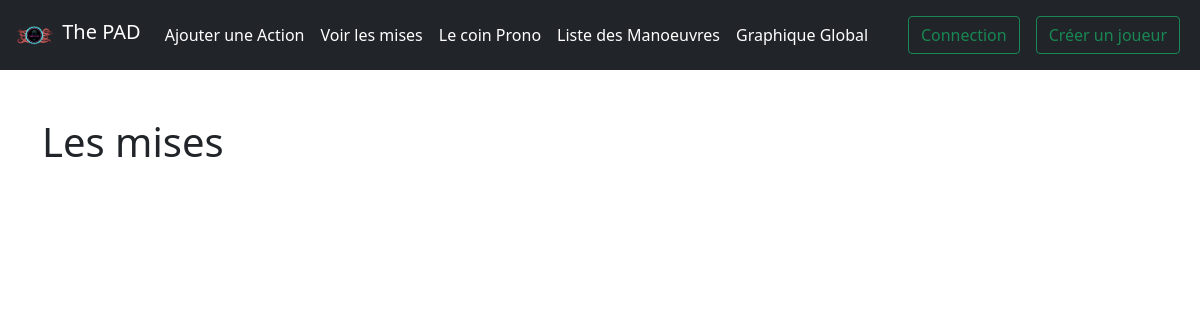
Page /mise on the earlier database version.
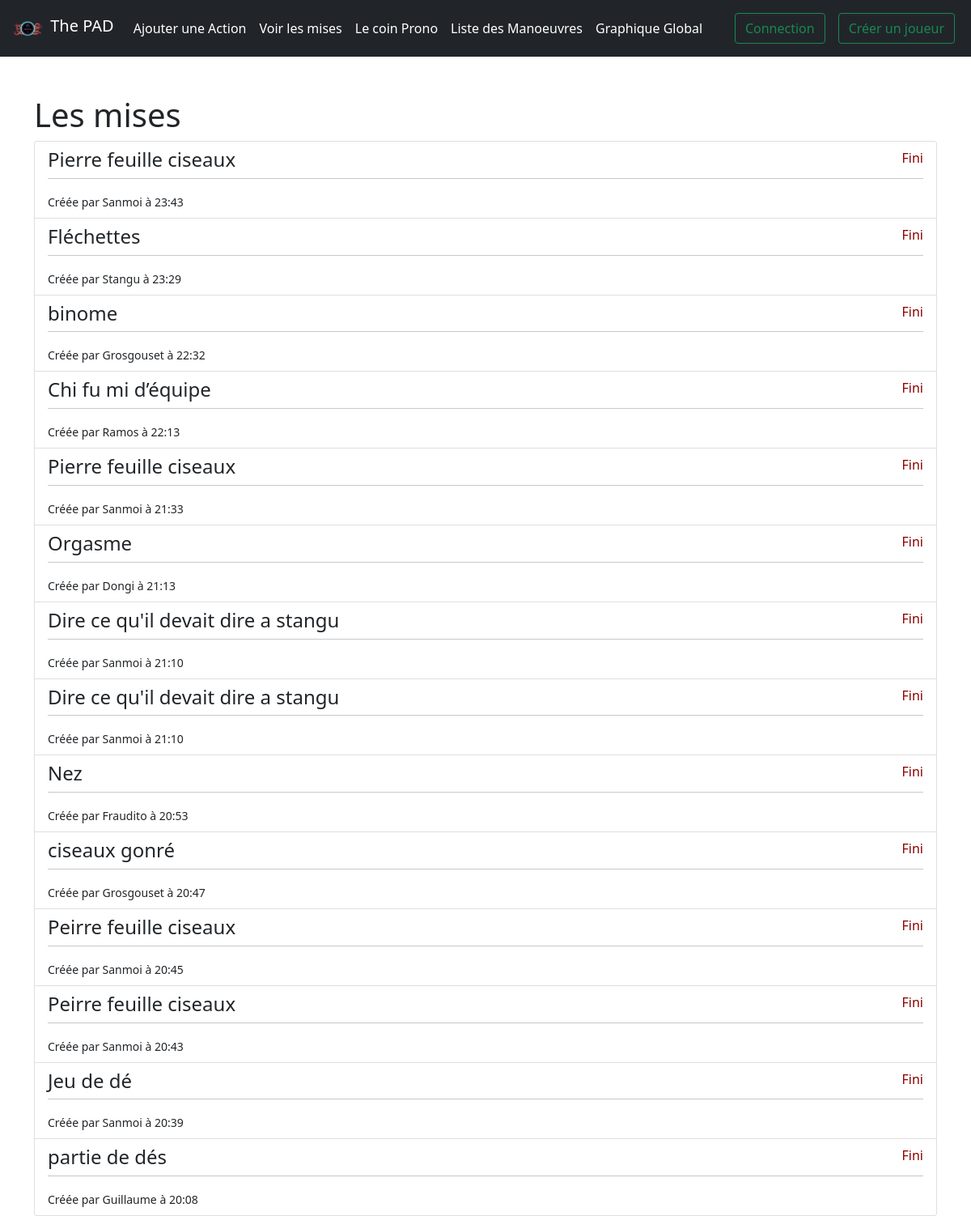
Same page on the later database version.
### game/models.py (models this page shows, shortened)
class Mise(models.Model) :
    date_creation = models.DateTimeField('date', default=timezone.now)
    creator = models.ForeignKey(Player, on_delete=models.PROTECT)
    fini = models.BooleanField(default=False)
    nom = models.CharField(max_length=50)

class Player(models.Model):
    photo = models.ImageField(upload_to='photo_de_profile/', null=True, blank=True)
    description = models.CharField(max_length=75, null=True, blank=True)
    user = models.OneToOneField(User, on_delete=models.CASCADE)
    def __str__(self) :
        return self.user.username

### game/views.py (the view)
# urls.py: path('mise', views.mise, name="mise"),
def mise(request) :
    mise_list = Mise.objects.all().order_by("fini", "-date_creation",)
    if request.method == "POST":
        if request.user.is_authenticated :
            nom = request.POST["miseNom"]
            if nom == None or nom.isspace() :
                messages.error(request, (f"Nom non valide pour la mise"))
                return redirect('game:mise')
            else :
                creator = get_object_or_404(Player, pk=request.user.player.id)
                mise = Mise(creator=creator, nom=nom, fini=False)
                mise.save()
                messages.success(request, (f"La mise {nom} a bien été ajouté !"))
                return redirect('game:mise_detail', mise_id=mise.id)
    else :
        return render(request, 'game/mise.html', {'mise_list':mise_list})

### game/templates/game/mise.html (shortened to what this page needs)
{% extends 'game/base.html' %}
{% block content %}
<div class="d-inline-block">
  <h1>Les mises</h1>
</div>
<div class="list-group">
  {% for mise in mise_list %}
    <a href="{% url 'game:mise_detail' mise.id %}" class="list-group-item list-group-item-action" id="listIem{{mise.id}}">
      <h4 style="text-align:left;float:left;">{{ mise.nom }}</h4>
      {% if mise.fini %}
        <div style="text-align:right;float:right;color:darkred;"> Fini </div>
      {% else %}
        <div style="text-align:right;float:right;color:darkgreen"> En cours </div>
      {% endif %}
      <hr style="clear:both;"/>
      <small>Créée par {{ mise.creator }} à {{ mise.date_creation|date:"H:i" }}</small>
    </a>
  {% endfor %}
</div>
{% endblock %}

Differences in the rows shown:
added Mise: nom "Pierre feuille ciseaux", fini "Fini", creator "Sanmoi", date_creation "23:43"
added Mise: nom "Fléchettes", fini "Fini", creator "Stangu", date_creation "23:29"
added Mise: nom "binome", fini "Fini", creator "Grosgouset", date_creation "22:32"
added Mise: nom "Chi fu mi d’équipe", fini "Fini", creator "Ramos", date_creation "22:13"
added Mise: nom "Pierre feuille ciseaux", fini "Fini", creator "Sanmoi", date_creation "21:33"
added Mise: nom "Orgasme", fini "Fini", creator "Dongi", date_creation "21:13"
added Mise: nom "Dire ce qu'il devait dire a stangu", fini "Fini", creator "Sanmoi", date_creation "21:10"
added Mise: nom "Dire ce qu'il devait dire a stangu", fini "Fini", creator "Sanmoi", date_creation "21:10"
added Mise: nom "Nez", fini "Fini", creator "Fraudito", date_creation "20:53"
added Mise: nom "ciseaux gonré", fini "Fini", creator "Grosgouset", date_creation "20:47"
added Mise: nom "Peirre feuille ciseaux", fini "Fini", creator "Sanmoi", date_creation "20:45"
added Mise: nom "Peirre feuille ciseaux", fini "Fini", creator "Sanmoi", date_creation "20:43"
added Mise: nom "Jeu de dé", fini "Fini", creator "Sanmoi", date_creation "20:39"
added Mise: nom "partie de dés", fini "Fini", creator "Guillaume", date_creation "20:08"
